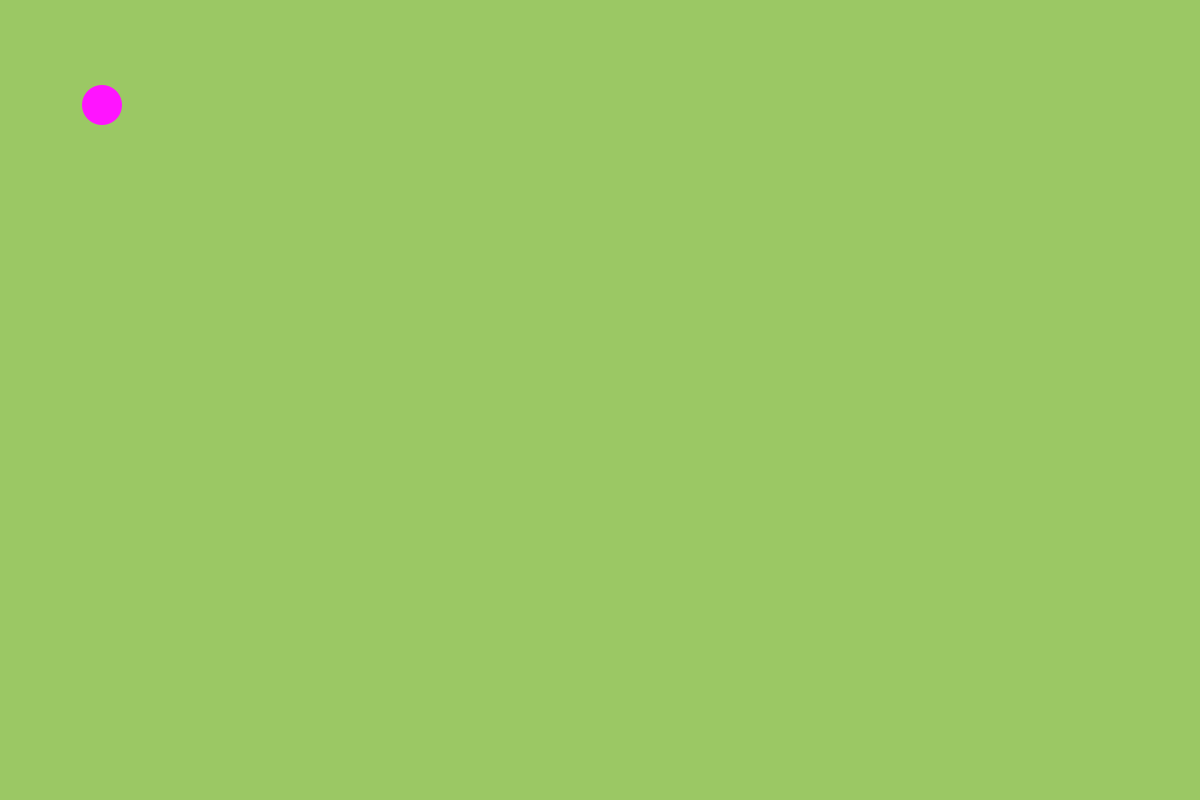
Frame 1 (no input)
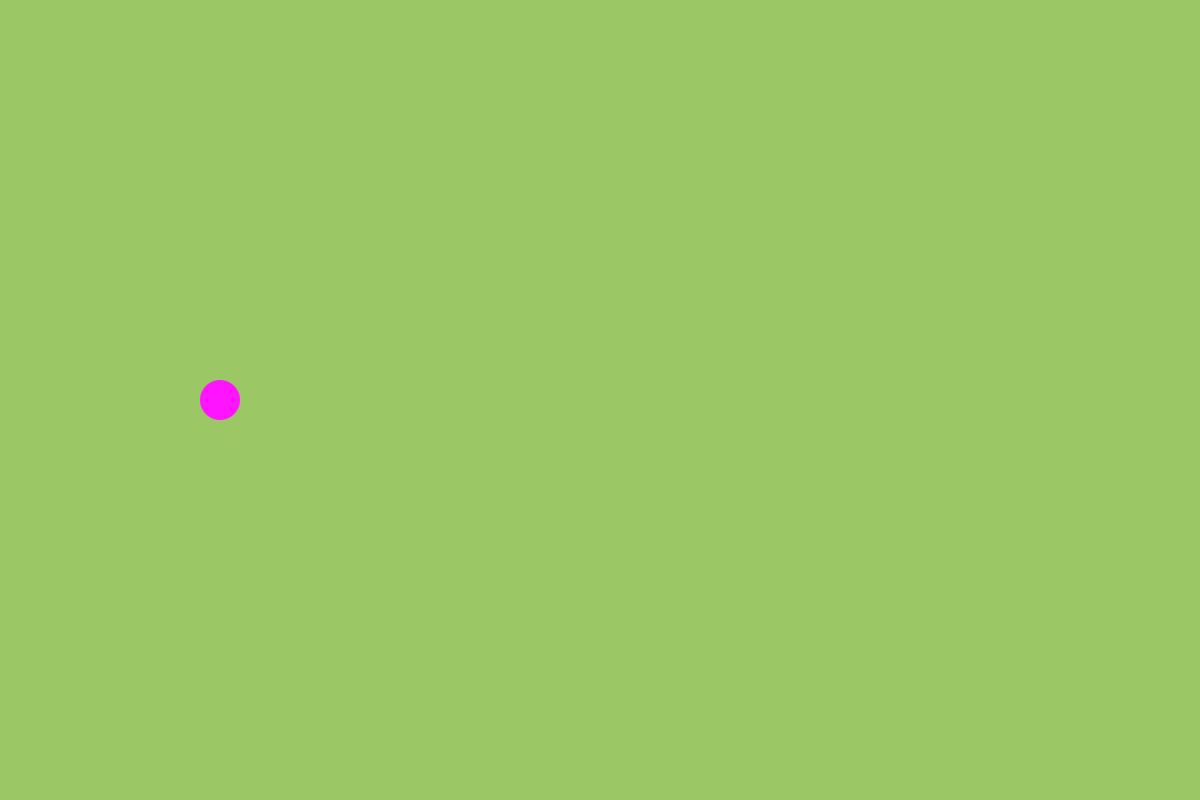
Frame 60 (the mouse pressed at the canvas centre just before this capture)
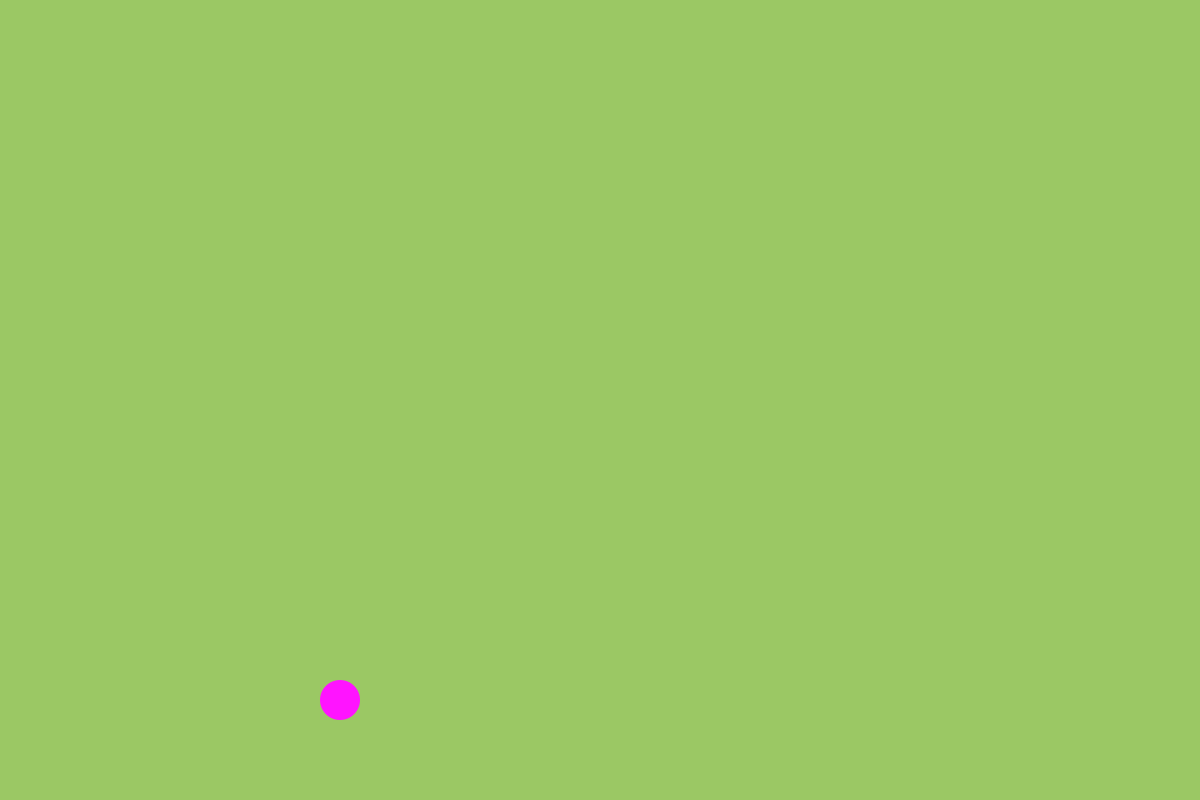
Frame 120 (the mouse held since frame 60 and released just before this capture)

The Processing sketch that drew these frames (run headless with seeded random() and noise(); from frame 60 on, the mouse is pressed at the canvas centre):

// Processing sketch: Left_Right_Up_down_bouncing_ball
// ── Left_Right_Up_down_bouncing_ball.pde
PVector position = new PVector(100, 100);
PVector velocity = new PVector(2, 5);

void setup()
{
 size(1200, 800);
 
  
}

void draw()
{
 background(155, 200, 100);
 position.add(velocity);
 
 if(position.x > width || position.x < 0)
 {
   velocity.x*=-1;
 }
 if(position.y > height || position.y < 0)
 {
   velocity.y*=-1;
 }
 
 fill(255, 20, 255);
 noStroke();
 ellipse(position.x, position.y, 40, 40);
  
}
